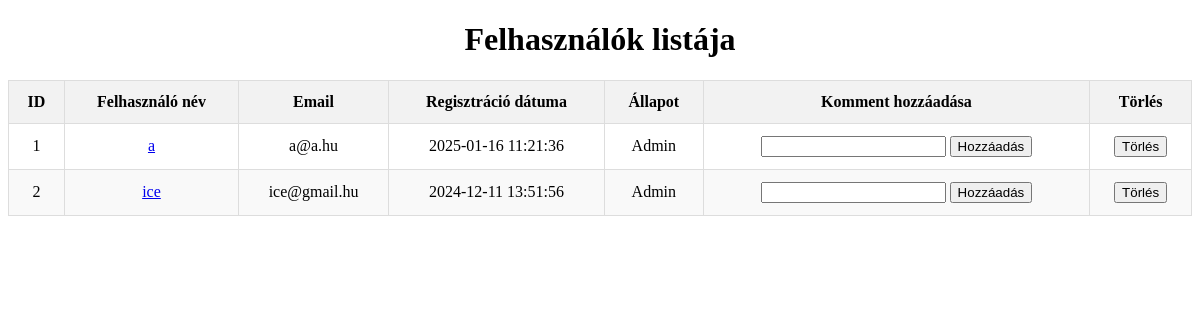
The app's page /admin/userek.php with its own data.
### tables this page shows
CREATE TABLE `user` (
  `uid` int(255) NOT NULL,
  `username` varchar(100) NOT NULL,
  `uemail` varchar(255) NOT NULL,
  `upassword` varchar(64) NOT NULL,
  `uprofkepnev` varchar(50) NOT NULL,
  `uprofkepnev_eredetinev` varchar(250) NOT NULL,
  `udatum` datetime NOT NULL,
  `uip` varchar(48) NOT NULL,
  `usession` varchar(8) NOT NULL,
  `ustatusz` varchar(2) NOT NULL,
  `ukomment` text NOT NULL
);

### admin/userek.php (the view, shortened to what this page needs)
<?php
include("../kapcsolat.php");
$query = "SELECT * FROM user";
$result = mysqli_query($adb, $query);
?>
<!DOCTYPE html>
<html lang="hu">
<head>
</head>
<body>
    <h1>Felhasználók listája</h1>
    <table>
        <thead>
            <tr>
                <th>ID</th>
                <th>Felhasználó név</th>
                <th>Email</th>
                <th>Regisztráció dátuma</th>
                <th>Állapot</th>
                <th>Komment hozzáadása</th>
                <th>Törlés</th>
            </tr>
        </thead>
        <tbody>
            <?php
            while ($row = mysqli_fetch_assoc($result)) {
                echo "<tr>";
                echo "<td>" . htmlspecialchars($row['uid']) . "</td>";
                echo "<td><a href='../?p=adatlapom&id=" . urlencode($row['uid']) . "'>" . htmlspecialchars($row['username']) . "</a></td>";
                echo "<td>" . htmlspecialchars($row['uemail']) . "</td>";
                echo "<td>" . htmlspecialchars($row['udatum']) . "</td>";
                if ($row['ustatusz'] == 'a') {
                    echo "<td>Aktiv</td>";
                }elseif ($row['ustatusz'] == 'b') {
                    echo "<td>Admin</td>";
                }else {
                    echo "<td>Törölt</td>";
                }
                if (isset($row['ukomment']) ) {
                    echo "<td>
                        <form method='POST' action='admin_komment.php'>
                            <input type='hidden' name='uid' value='" . htmlspecialchars($row['uid']) . "'>
                            <input type='text' name='ukomment' placeholder='". htmlspecialchars($row['ukomment']) ."'>
                            <button type='submit'>Hozzáadás</button>
                        </form>
                    </td>";
                }
                if ($row['ustatusz'] != 'c') {
                    echo "<td>
                        <form method='POST' action='admin_delete_user.php'>
                            <input type='hidden' name='uid' value='" . htmlspecialchars($row['uid']) . "'>
                            <button type='submit' onclick='return confirm(\"Biztosan törölni akarod?\")'>Törlés</button>
                        </form>
                        </td>";
                }
                echo "</tr>";
            }
            ?>
        </tbody>
    </table>
</body>
</html>

### admin/userek.php (style rules this page uses)
table { width: 100%; border-collapse: collapse; margin-top: 20px; }
table, th, td { border: 1px solid #ddd; }
th, td { padding: 12px; text-align: center; }
th { background-color: #f2f2f2; font-weight: bold; }
tr:nth-child(even) { background-color: #f9f9f9; }
h1 { text-align: center; }

### records on screen
user: uid "1", username "a", uemail "a@a.hu", udatum "2025-01-16 11:21:36", ustatusz "Admin"
user: uid "2", username "ice", uemail "ice@gmail.hu", udatum "2024-12-11 13:51:56", ustatusz "Admin"
